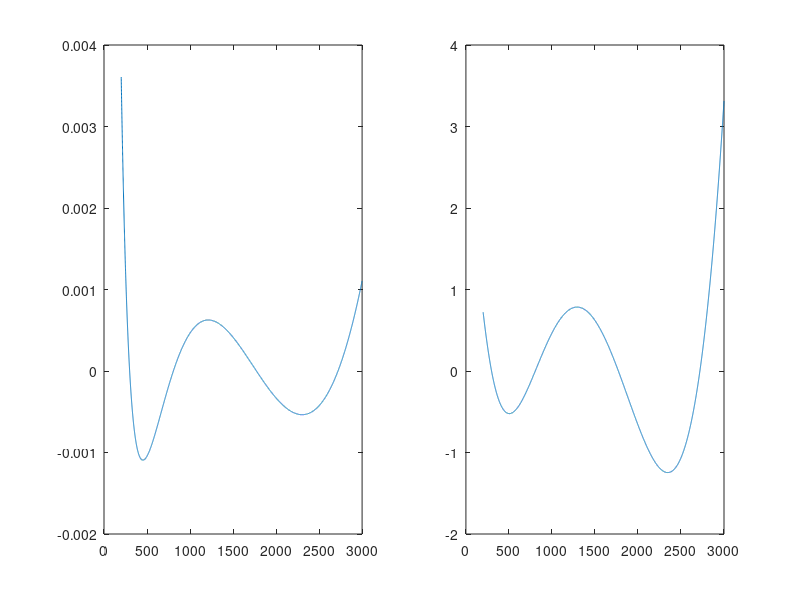

The MATLAB script that drew this image:
N = 10000;
I = linspace(200, 3000, N)';

c = [0.72096, -0.000113, -0.0806, 0.0469];

V = c(1) + c(2) * I + c(3) * log(1 + I) + c(4) * sqrt(I);
PW = V .* I;
% basis = [ones(N, 1), I, I.^2,  sqrt(I)];
basis = [ones(N, 1), I, I.^2,  sqrt(I)];
% basis = [ones(N, 1), I, 2*I.^2 - 1, 4*I.^2 - 3,  sqrt(I)];

beta = basis \ V;

err = norm(basis * beta - V);
err_pw = norm(I .* (basis * beta - V));
V_rec = basis * beta;
PW_rec = I.* V_rec;
figure(5)
clf
subplot(1, 2, 1)
plot(I, V - V_rec)
subplot(1, 2, 2)
plot(I, I.*(V - V_rec))
